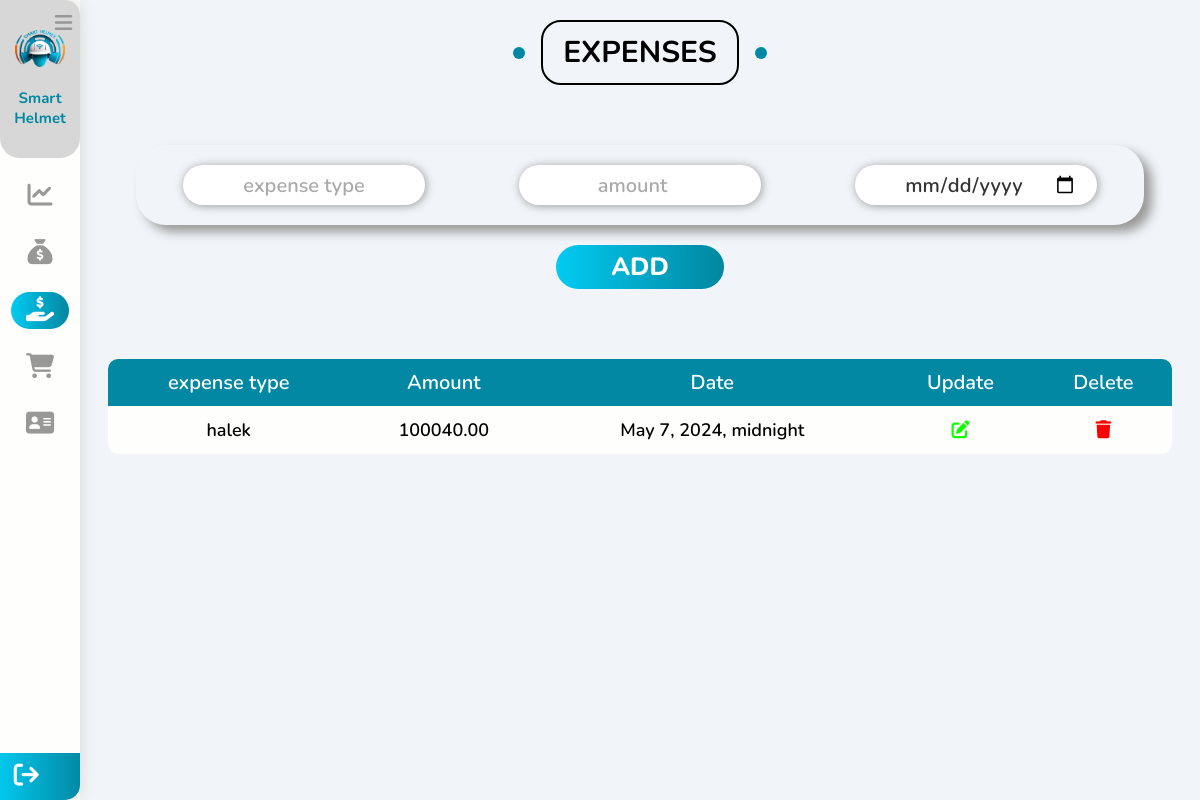
The page /management/expenses on the database as committed earlier.
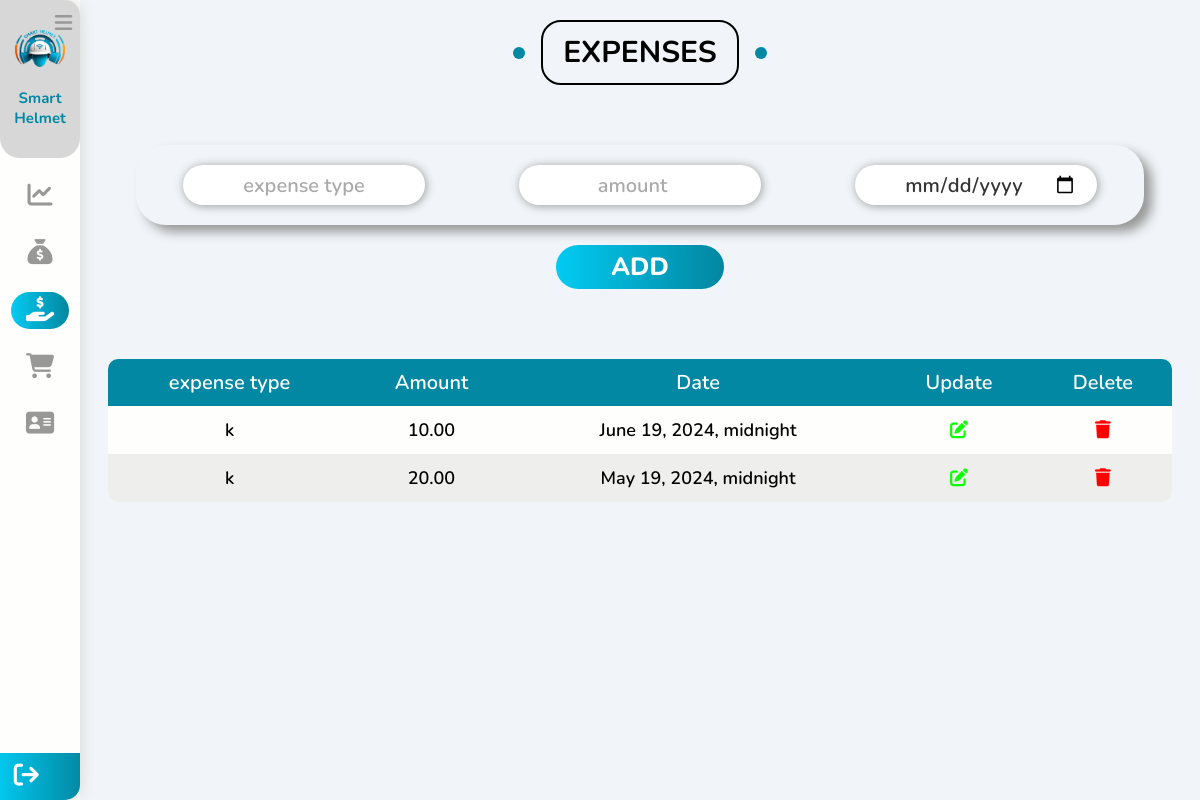
The same page on the database as committed later.
### management/models.py (models this page shows)
class Expense(models.Model):
    date = models.DateTimeField(blank=True, null=True)
    amount = models.DecimalField(max_digits=15, decimal_places=2, blank=True, null=True)
    expense_type  = models.CharField(max_length=100, blank=True, null=True)

### management/views.py (the view, shortened to what this page needs)
# urls.py: path('expenses',views.expenses, name='expenses' ),
def expenses(request):
    expenses = Expense.objects.all().order_by("-date")
    context = {"expenses" : expenses}
    return render(request, "management/expenses.html", context)

### templates/management/expenses.html (shortened to what the changed rows need)
{% load static %}
<!DOCTYPE html>
<html lang="en">
<head>
    <link rel="stylesheet" href="https://cdnjs.cloudflare.com/ajax/libs/font-awesome/6.5.1/css/all.min.css" />
    <link rel="stylesheet" href=" {% static "css/main.css" %} ">
</head>
<body>
    <div class="menuBar">
        <div class="head">
            <h2>Smart Helmet</h2>
        </div>
    </div>
    <div class="mainContainer">
        <div class="container3" id="container3">
            <h2 class="main-title">Expenses</h2>
            <div class="down">
                <table>
                    <thead>
                        <tr>
                            <th>expense type</th>
                            <th>Amount</th>
                            <th>Date</th>
                            <th>Update</th>
                            <th>Delete</th>
                        </tr>
                    </thead>
                    <tbody>
                        {% for expense in expenses  %}
                        <tr>
                            <td>{{expense.expense_type}}</td>
                            <td>{{expense.amount}}</td>
                            <td>{{expense.date}}</td>
                            <td><a style="text-decoration:none;" id="clickBTN" metadata = '
                                <div style="width: 100%;display: flex;justify-content: center;align-items: center;flex-direction: column;">
                                    <h2>Update section </h2>
                                    <br>
                                    <form method="POST" action="{% url "update_expense" expense.id %}" class="updatediv">
                                        {% csrf_token %}
                                        <div class="updateinputs">
                                            <p>expense type:</p>
                                            <input value="{{expense.expense_type}}" name="expense_type" type="text" placeholder="expense type" required>
                                        </div>
                                        <div class="updateinputs">
                                            <p>amount:</p>
                                            <input value="{{expense.amount}}" name="amount" type="number" placeholder="amount" required>
                                        </div>
                                        <div class="updateinputs">
                                            <p>date:</p>
                                            <input value="{{expense.date|date:"20y-m-d"}}" name="date" type="date" placeholder="date" required>
                                        </div>
                                        <button type="submit" name="updateExpense" class="updatebtn">Update</button>
                                    </form>
                                    </div>
                                '><i class="fa-regular fa-pen-to-square"></i></i></a></td>
                            <td><a style="text-decoration:none;" id="clickBTN" metadata = '
                                <div style="width: 100%;display: flex;justify-content: center;align-items: center;flex-direction: column;">
                                    <h2>Are you sure you want to delete this row</h2>
                                    <br>
                                    <i class="fa-regular fa-trash-can" style="color: #ff3333;font-size: 100px;"></i>
                                    <br>
                                    <div style="width: 100%;display: flex;justify-content: center;gap: 20px;">
                                        <a class="deletebtn" href="{% url "delete_expense" expense.id %}">delete</a>
                                    </div>
                                </div>
                                '><i style="cursor: pointer; color:red; " class="fa-solid fa-trash"></i></a></td>
                        </tr>
                        {% endfor %}
                    </tbody>
                </table>
            </div>
        </div>
    </div>
</body>
</html>

Rows that differ between the two databases and show on the page:
removed Expense: expense_type "halek", amount "100040.00", date "May 7, 2024, midnight"
added Expense: expense_type "k", amount "10.00", date "June 19, 2024, midnight"
added Expense: expense_type "k", amount "20.00", date "May 19, 2024, midnight"
